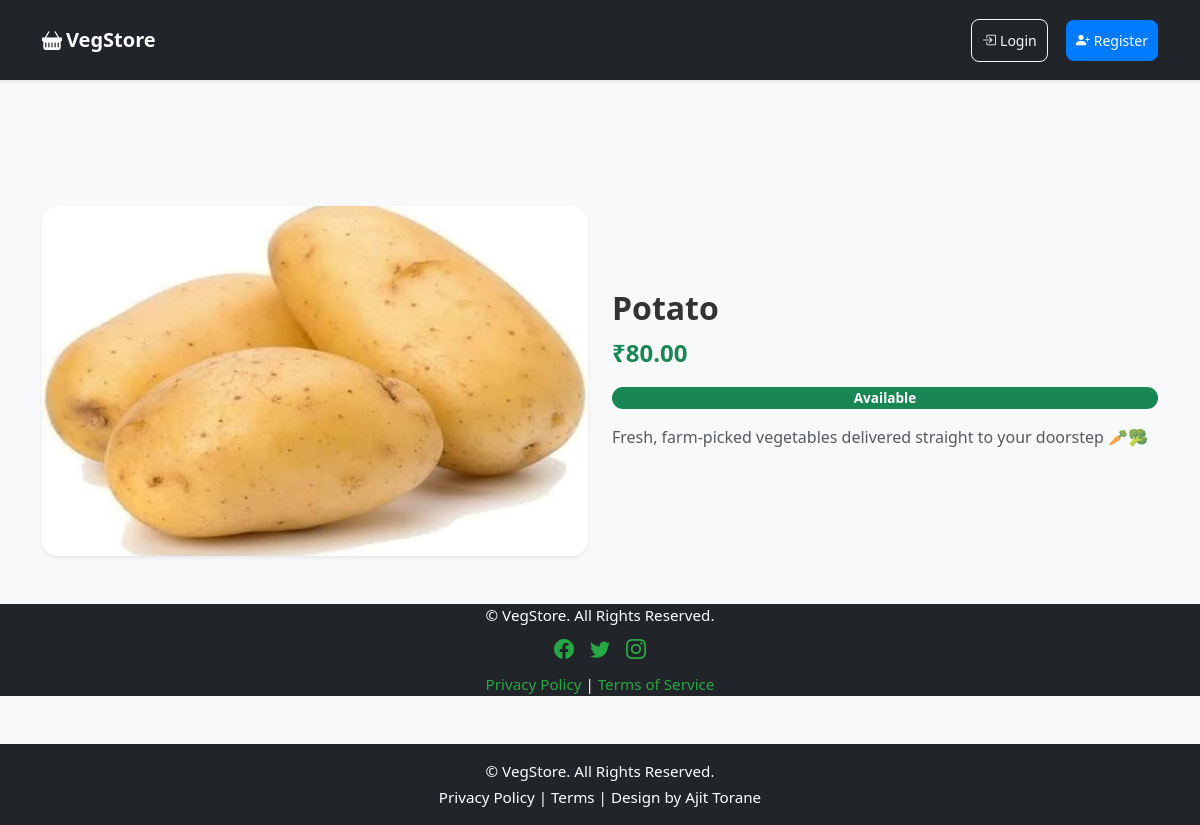
The app's page /product/2 with its own data.
### app.py (models this page shows)
class Product(db.Model):
    id = db.Column(db.Integer, primary_key=True)
    name = db.Column(db.String(150), nullable=False)
    price = db.Column(db.Float, nullable=False)
    image = db.Column(db.String(150), nullable=False)
    status = db.Column(db.String(20), nullable=False, default='available')  # available / upcoming

### app.py (the view)
@app.route('/product/<int:id>')
def product_detail(id):
    product = Product.query.get_or_404(id)
    return render_template('product.html', product=product)

### app.py (called while the page is built)
@app.context_processor
def inject_cart_count():
    if current_user.is_authenticated and not current_user.is_admin:
        count = Order.query.filter_by(user_id=current_user.id).count()
    else:
        count = 0
    return dict(cart_count=count)

### templates/product.html (shortened to what this page needs)
{% extends 'base.html' %}
{% block content %}
<div class="row align-items-center g-4 mt-4">
  <div class="col-md-6">
    <div class="card shadow-sm border-0 rounded-4 overflow-hidden">
      <img src="{{ url_for('static', filename='images/' ~ product.image) }}"
           class="img-fluid"
           alt="{{ product.name }}"
           style="height:350px; object-fit:cover;">
    </div>
  </div>
  <div class="col-md-6 d-flex flex-column justify-content-center">
    <h2 class="fw-bold mb-2">{{ product.name }}</h2>
    <p class="fs-4 text-success fw-bold mb-3">
      ₹{{ "%.2f"|format(product.price) }}
    </p>
    {% if product.price > 0 %}
    <span class="badge bg-success text-white mb-3 px-3 py-1 rounded-pill">Available</span>
    {% else %}
    <span class="badge bg-warning text-dark mb-3 px-3 py-1 rounded-pill">Upcoming</span>
    {% endif %}
    <p class="text-muted mb-4">
      Fresh, farm-picked vegetables delivered straight to your doorstep 🥕🥦
    </p>
  </div>
</div>
<footer class="text-center mt-5">
  <div class="container">
    <p class="mb-2">&copy; {{ current_year }} VegStore. All Rights Reserved.</p>
    <div class="d-flex justify-content-center gap-3 mb-2">
      <a href="#"><i class="bi bi-facebook fs-5"></i></a>
      <a href="#"><i class="bi bi-twitter fs-5"></i></a>
      <a href="#"><i class="bi bi-instagram fs-5"></i></a>
    </div>
    <p class="mb-0">
      <a href="#">Privacy Policy</a> | <a href="#">Terms of Service</a>
    </p>
  </div>
</footer>
{% endblock %}

### static/css/style.css (style rules this page uses)
* { box-sizing: border-box; }
body { font-family: 'Segoe UI', Tahoma, Geneva, Verdana, sans-serif; background-color: #f8f9fa; color: #333; margin: 0; padding: 0; min-height: 100vh; display: flex; flex-direction: column; }
.card { border-radius: 14px; overflow: hidden; background: #fff; box-shadow: 0 3px 8px rgba(0, 0, 0, 0.1); transition: transform 0.3s ease, box-shadow 0.3s ease; }
.card img { height: 180px; width: 100%; object-fit: cover; transition: transform 0.4s ease; }
.badge { font-size: 0.85rem; padding: 6px 10px; font-weight: 600; border-radius: 6px; }
footer { margin-top: auto; background-color: #212529; color: #ffffff; min-height: 70px; display: flex; align-items: center; justify-content: center; font-size: 0.95rem; width: 100vw; margin-left: calc(-50vw + 50%); }
footer .container { padding: 0; }
footer a { color: #28a745; text-decoration: none; transition: color 0.3s ease; }

### templates/base.html (style rules this page uses)
body { min-height: 100vh; display: flex; flex-direction: column; }

### records on screen
Product: image (picture), name "Potato", price "80.00"
